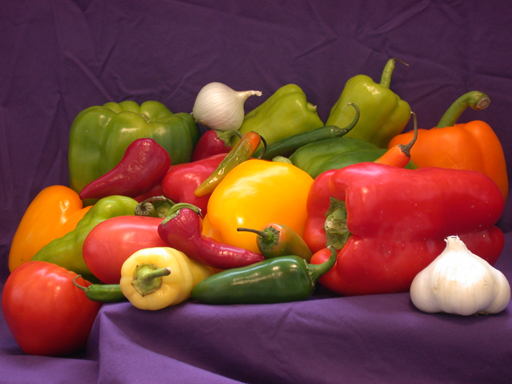
%> input picture sample_images/peppers.png, 512 x 384 px
$ octave --eval "result = edgeDetect(imread('../sample_images/peppers.png'));"   (GNU Octave 9; MATLAB toolbox functions it lacks are replaced by stand-ins)
%> lines starting %> are read from the running program, lines starting %| are printed output that depends on the picture; in (x1, y1, x2, y2) boxes, pixels count from 0 and x2, y2 are one past the last pixel; in counts of white or black regions, pixels touching at a corner belong together; the program's own positions count from 1
### core/toDouble.m
function D = toDouble(I)
%TODOUBLE Convert an image of any class to double in the range [0,1].
%   Equivalent to im2double, written in base MATLAB:
%     uint8   0..255   -> 0..1
%     uint16  0..65535 -> 0..1
%     logical          -> 0 or 1
%     double/single    -> unchanged (assumed already in [0,1])

if isa(I, 'double')
    D = I;
elseif isa(I, 'single') || islogical(I)
    D = double(I);
elseif isinteger(I)
    lo = double(intmin(class(I)));
%> lo = 0
    hi = double(intmax(class(I)));
%> hi = 255
    D = (double(I) - lo) / (hi - lo);
else
    error('ImageLab:invalidImage', 'Unsupported image class "%s".', class(I));
end
end

### core/toGray.m
function G = toGray(I)
%TOGRAY Convert an RGB image to grayscale (double, [0,1]).
%   Uses the ITU-R BT.601 luminance weights, the same weights as rgb2gray:
%       Y = 0.2989 R + 0.5870 G + 0.1140 B
%   Grayscale input is returned unchanged (converted to double).

I = toDouble(I);
if size(I, 3) == 3
    G = 0.298936021293775 * I(:,:,1) + ...
        0.587043074451121 * I(:,:,2) + ...
        0.114020904255103 * I(:,:,3);
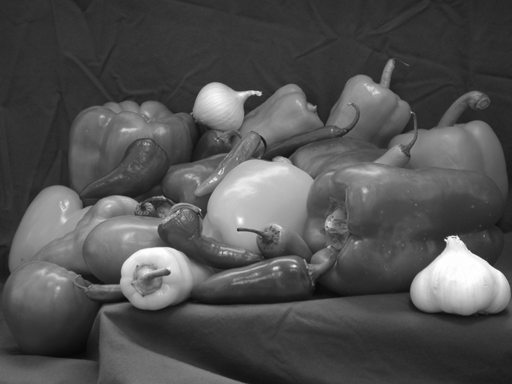
%> G: size 384x512 double; min 0.0301, max 1, mean 0.32
else
    G = I(:,:,1);
end
end

### core/padImage.m
function P = padImage(I, padRows, padCols, mode)
%PADIMAGE Pad an image on all four sides (base-MATLAB version of padarray).
%   P = padImage(I, padRows, padCols, mode) adds padRows rows above and below
%   and padCols columns left and right of every channel of I.
%
%   mode:
%     'zero'      - pad with 0
%     'replicate' - repeat the border pixel            (default)
%     'symmetric' - mirror the image across its border
%
%   Example (replicate, 1 pixel):
%       1 2        1 1 2 2
%       3 4   ->   1 1 2 2
%                  3 3 4 4
%                  3 3 4 4

if nargin < 4 || isempty(mode)
    mode = 'replicate';
end
[h, w, ~] = size(I);

switch lower(mode)
    case 'zero'
        P = zeros(h + 2*padRows, w + 2*padCols, size(I, 3), 'like', I);
        P(padRows+1:padRows+h, padCols+1:padCols+w, :) = I;
        return
    case 'replicate'
        rowIdx = min(max(1-padRows:h+padRows, 1), h);
        colIdx = min(max(1-padCols:w+padCols, 1), w);
    case 'symmetric'
        rowIdx = mirrorIndex(1-padRows:h+padRows, h);
        colIdx = mirrorIndex(1-padCols:w+padCols, w);
    otherwise
        error('ImageLab:invalidPadding', ...
            'Unknown padding mode "%s". Use zero, replicate or symmetric.', mode);
end
P = I(rowIdx, colIdx, :);
end

% [8 lines left out: function mirrorIndex, not called in this run]

### core/filter2D.m
function J = filter2D(I, K, padMode)
%FILTER2D Fast spatial correlation of an image with a kernel.
%   J = filter2D(I, K, padMode) computes, for every pixel,
%
%       J(x,y) = sum_s sum_t K(s,t) * I(x+s, y+t)
%
%   which is CORRELATION (the kernel is not flipped) - the same operation as
%   imfilter's default. The output has the same size as the input.
%
%   Uses imfilter when the Image Processing Toolbox is available. Otherwise
%   it pads the image and calls the base-MATLAB conv2 with the kernel rotated
%   by 180 degrees (convolution with a flipped kernel == correlation).
%
%   padMode: 'replicate' (default), 'zero' or 'symmetric'.

if nargin < 3 || isempty(padMode), padMode = 'replicate'; end
I = toDouble(I);
K = validateKernel(K);

if hasIPT()
    if strcmpi(padMode, 'zero')
        J = imfilter(I, K, 0, 'corr', 'same');
    else
        J = imfilter(I, K, padMode, 'corr', 'same');
    end
    return
end

[kh, kw] = size(K);
J = zeros(size(I));
for c = 1:size(I, 3)
    P = padImage(I(:,:,c), floor(kh/2), floor(kw/2), padMode);
    J(:,:,c) = conv2(P, rot90(K, 2), 'valid');
end
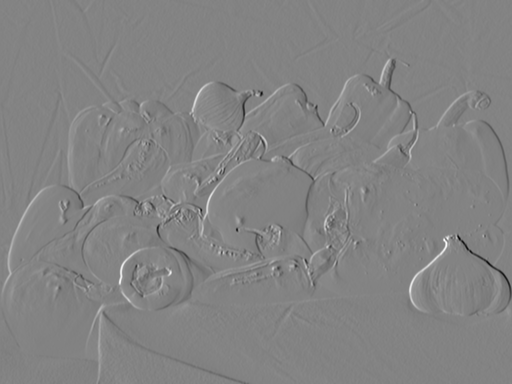
%> J: size 384x512 double; min -0.301, max 0.283, mean -3.9e-05; drawn with min black and max white
end

### core/hasIPT.m
function tf = hasIPT()
%HASIPT True when the Image Processing Toolbox is installed and licensed.
%   ImageLab calls toolbox functions (imfilter, medfilt2, histeq, edge, ...)
%   when they are available and falls back to its own base-MATLAB
%   implementations otherwise, so every lab works on a plain MATLAB install.
%
%   Set the environment variable ILAB_FORCE_MANUAL=1 to simulate a missing
%   toolbox (useful for testing the fallback code paths).

persistent installed
if isempty(installed)
    installed = exist('imfilter', 'file') == 2 && ...
                exist('medfilt2', 'file') == 2 && ...
                license('test', 'image_toolbox');
end
tf = installed && ~strcmp(getenv('ILAB_FORCE_MANUAL'), '1');
end

### core/validateKernel.m
function K = validateKernel(K)
%VALIDATEKERNEL Check that K is a usable spatial-filter kernel.
%   The kernel must be a real, finite, non-empty 2-D matrix with odd
%   dimensions (so it has a centre element) no larger than 31x31.

if ~isnumeric(K) || isempty(K) || ~ismatrix(K) || ~isreal(K) || any(~isfinite(K(:)))
    error('ImageLab:invalidKernel', ...
        'The kernel must be a non-empty matrix of finite real numbers.');
end
[kh, kw] = size(K);
if mod(kh, 2) == 0 || mod(kw, 2) == 0 || kh > 31 || kw > 31
    error('ImageLab:invalidKernel', ...
        'Kernel dimensions must be odd and at most 31 (got %dx%d).', kh, kw);
end
K = double(K);
end

### algorithms/edgeDetect.m
function [BW, threshUsed, mag, implementation] = edgeDetect(I, method, thresh, sigma)
%EDGEDETECT Binary edge map with Roberts, Prewitt, Sobel, Canny or LoG.
%   [BW, threshUsed, mag, implementation] = edgeDetect(I, method, thresh, sigma)
%
%   Uses edge() from the Image Processing Toolbox when available, otherwise
%   the manual implementations in this folder. Leave thresh empty for an
%   automatic threshold. mag is a [0,1] edge-strength image for display.
%
%   method : 'roberts' | 'prewitt' | 'sobel' | 'canny' | 'log'

if nargin < 2 || isempty(method), method = 'sobel'; end
if nargin < 3, thresh = []; end
if nargin < 4 || isempty(sigma)
    if strcmpi(method, 'canny'), sigma = sqrt(2); else, sigma = 2; end
end
G = toGray(I);
method = lower(method);
if ~ismember(method, {'roberts', 'prewitt', 'sobel', 'canny', 'log'})
    error('ImageLab:invalidParameter', 'Unknown edge detector "%s".', method);
end

% Edge-strength image (for display) from the manual operators
switch method
    case 'roberts', mag = robertsManual(G) / 2;
    case 'prewitt', mag = hypot(filter2D(G, [-1 0 1; -1 0 1; -1 0 1] / 6), ...
                                filter2D(G, [-1 -1 -1; 0 0 0; 1 1 1] / 6));
    otherwise,      mag = hypot(filter2D(G, [-1 0 1; -2 0 2; -1 0 1] / 8), ...
                                filter2D(G, [-1 -2 -1; 0 0 0; 1 2 1] / 8));
%> after the loop in filter2D (call 2), `for c = 1:size(I, 3)`:
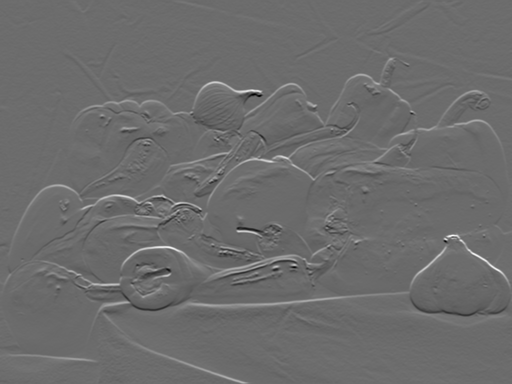
%> J: size 384x512 double; min -0.274, max 0.369, mean 0.000257; drawn with min black and max white
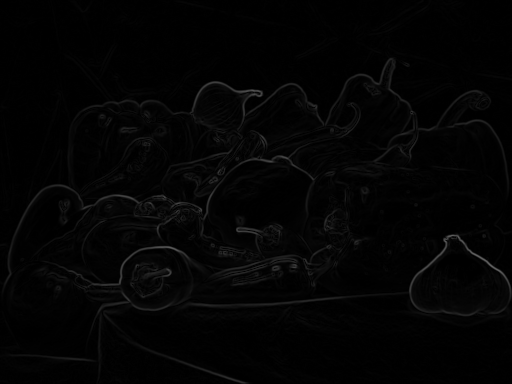
%> mag: size 384x512 double; min 0, max 0.381, mean 0.0159
end

if hasIPT()
    implementation = 'toolbox';
    switch method
        case {'canny', 'log'}
            [BW, threshUsed] = edge(G, method, thresh, sigma);
        otherwise
            [BW, threshUsed] = edge(G, method, thresh);
    end
else
    implementation = 'manual';
    switch method
        case 'canny'
            if isempty(thresh)
                [BW, threshUsed] = cannyManual(G, sigma);
            elseif isscalar(thresh)
                [BW, threshUsed] = cannyManual(G, sigma, 0.4 * thresh, thresh);
            else
                [BW, threshUsed] = cannyManual(G, sigma, thresh(1), thresh(2));
            end
        case 'log'
            [BW, threshUsed] = logEdgeManual(G, sigma, thresh);
        otherwise
            [BW, threshUsed] = gradientEdges(mag, thresh);
    end
end
mag = min(mag / max(max(mag(:)), eps), 1);
end

function [BW, t] = gradientEdges(mag, t)
%> called with t = []
% Threshold the gradient magnitude and thin the edges (as edge() does).
b = mag.^2;
if isempty(t)
    cutoff = 4 * mean(b(:));          % same automatic rule as edge()
%> cutoff = 0.00378
    t = sqrt(cutoff);
%> t = 0.0615
else
    cutoff = t^2;
end
[h, w] = size(b);
%> h = 384; w = 512
P = padImage(b, 1, 1, 'zero');
%> in padImage (call 3), `P = zeros(h + 2*padRows, w + 2*padCols, size(I, 3), 'like', I);`: P: size 386x514 double; every value is 0
left = P(2:h+1, 1:w);  right = P(2:h+1, 3:w+2);
up   = P(1:h, 2:w+1);  down  = P(3:h+2, 2:w+1);
localMax = (b > left & b >= right) | (b > up & b >= down);
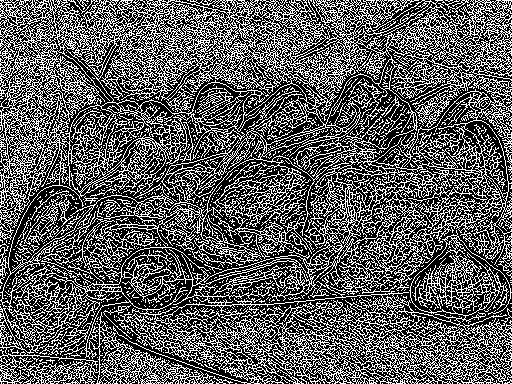
%> localMax: size 384x512 logical; 36.5% white in thin lines or dots
BW = b > cutoff & localMax;
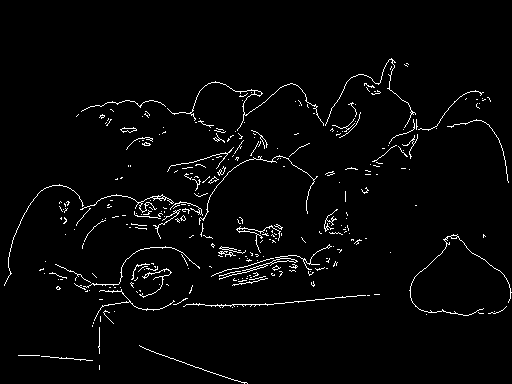
%> BW: size 384x512 logical; 2.6% white in thin lines or dots, all inside (x1, y1, x2, y2) = (4, 58, 512, 384)
end
%> in edgeDetect, `[BW, threshUsed] = gradientEdges(mag, thresh);`: threshUsed = 0.0615
%> in edgeDetect, `mag = min(mag / max(max(mag(:)), eps), 1);`:
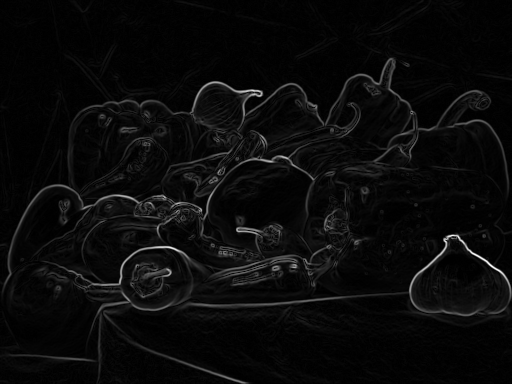
%> mag: size 384x512 double; min 0, max 1, mean 0.0416
